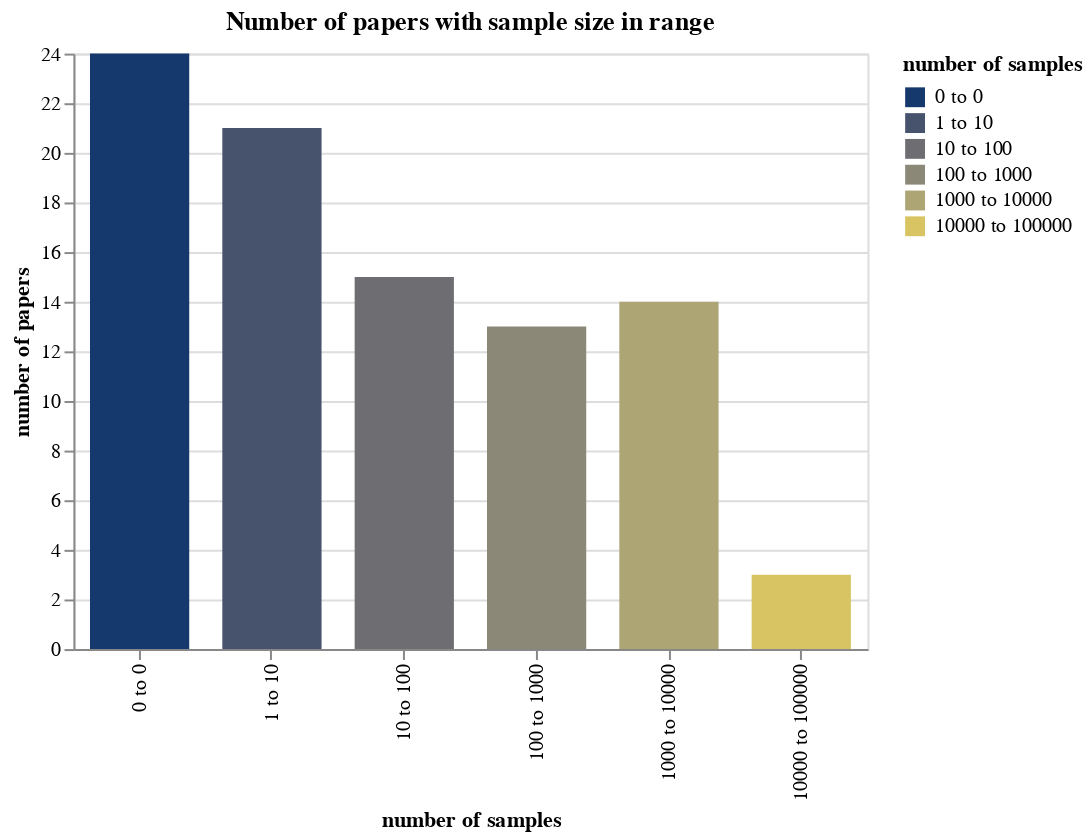

Here is the notebook cell this chart was saved with:
### Code cell
def get_papers_with_sample_size_in_range(r = [0, 100]):
    """
    Get all papers with sample size in range
    """
    return [x for x in results if get_num_samples(x) <= r[1] and get_num_samples(x) >= r[0] and get_year(x) is not None and ('algorithm' in get_paper_type(x) or 'comparison' in get_paper_type(x))]

ranges = [[0, 0], [1, 10], [10, 100], [100, 1000], [1000, 10000], [10000, 100000]]
for r in ranges:
    print(r, len(get_papers_with_sample_size_in_range(r)))

source = pd.DataFrame({
    'number of samples': [str(r[0]) + " to " + str(r[1]) for r in ranges],
    'number of papers': [len(get_papers_with_sample_size_in_range(r)) for r in ranges]
})

threshold = 100
alt.Chart(source).mark_bar(size=50).encode(
    x='number of samples',
    y='number of papers',
    color=alt.Color('number of samples', scale = alt.Scale(scheme='cividis')),
).properties(
    width=400,
    title='Number of papers with sample size in range'
)

### Figure 1 — Vega-Lite specification as saved in the notebook (floating-point values rounded to 4 significant figures)
{"config": {"view": {"continuousWidth": 400, "continuousHeight": 300}}, "data": {"name": "data-c854a2f08fc22fa482ee1c207910f540"}, "mark": {"type": "bar", "size": 50}, "encoding": {"color": {"field": "number of samples", "scale": {"scheme": "cividis"}, "type": "nominal"}, "x": {"field": "number of samples", "type": "nominal"}, "y": {"field": "number of papers", "type": "quantitative"}}, "title": "Number of papers with sample size in range", "width": 400, "$schema": "https://vega.github.io/schema/vega-lite/v4.17.0.json", "datasets": {"data-c854a2f08fc22fa482ee1c207910f540": [{"number of samples": "0 to 0", "number of papers": 24}, {"number of samples": "1 to 10", "number of papers": 21}, {"number of samples": "10 to 100", "number of papers": 15}, {"number of samples": "100 to 1000", "number of papers": 13}, {"number of samples": "1000 to 10000", "number of papers": 14}, {"number of samples": "10000 to 100000", "number of papers": 3}]}}
